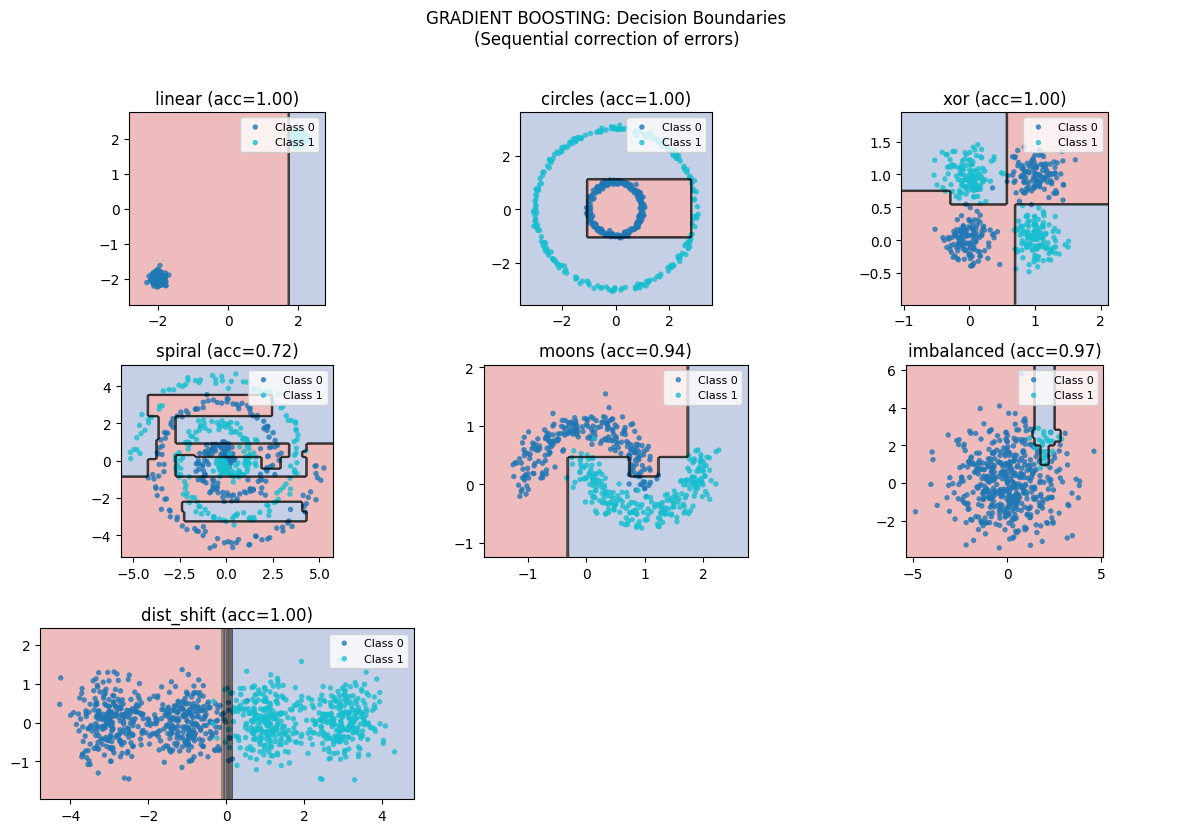

Python code for this plot:
"""
GRADIENT BOOSTING — Paradigm: COMMITTEE (Boosting Residuals)

===============================================================
WHAT IT IS (THE CORE IDEA)
===============================================================

Instead of averaging trees (Random Forest), train each tree to
CORRECT THE ERRORS of the previous ensemble.

F₀(x) = initial prediction
F₁(x) = F₀(x) + η × h₁(x)    where h₁ fits residuals of F₀
F₂(x) = F₁(x) + η × h₂(x)    where h₂ fits residuals of F₁
...

Each tree h_m targets what the current ensemble F_{m-1} gets WRONG.

===============================================================
THE KEY INSIGHT: GRADIENT DESCENT IN FUNCTION SPACE
===============================================================

For squared loss: residual = y - F(x) = -∂L/∂F

So fitting to residuals IS fitting to the negative gradient!

This is GRADIENT DESCENT, but instead of updating parameters,
we're adding FUNCTIONS to our model.

For other losses (logistic, etc.), we fit to the pseudo-residuals:
    r = -∂L/∂F(x)

===============================================================
LEARNING RATE (Shrinkage)
===============================================================

η (learning rate) controls how much each tree contributes:

F_m = F_{m-1} + η × h_m

- η = 1: full correction (can overfit quickly)
- η = 0.1: small steps (needs more trees, but generalizes better)

Lower η + more trees = better regularization (usually).

===============================================================
COMPARISON: RANDOM FOREST vs GRADIENT BOOSTING
===============================================================

RANDOM FOREST:
    - Trees are independent (parallel training)
    - Reduces VARIANCE through averaging
    - Robust to overfitting

GRADIENT BOOSTING:
    - Trees are sequential (each fixes previous errors)
    - Reduces BIAS through correction
    - Can overfit if not careful (needs early stopping / learning rate)

In practice: Gradient Boosting often achieves lower error,
but Random Forest is more robust and easier to tune.

===============================================================
INDUCTIVE BIAS
===============================================================

1. Additive model: F(x) = Σ trees
2. Sequential correction: each tree targets current errors
3. Learning rate trades off speed vs generalization

===============================================================
"""

import numpy as np
import matplotlib.pyplot as plt
import sys
sys.path.insert(0, '/Users/sid47/ML Algorithms')
from importlib import import_module
datasets_module = import_module('00_datasets')
tree_module = import_module('07_decision_tree')
get_all_datasets = datasets_module.get_all_datasets
get_2d_datasets = datasets_module.get_2d_datasets
plot_decision_boundary = datasets_module.plot_decision_boundary
accuracy = datasets_module.accuracy
DecisionTreeClassifier = tree_module.DecisionTreeClassifier


class GradientBoostingClassifier:
    """
    Gradient Boosting for binary classification.

    Uses log loss (cross-entropy) and fits trees to pseudo-residuals.
    """

    def __init__(self, n_estimators=100, learning_rate=0.1, max_depth=3,
                 min_samples_split=2, random_state=None):
        """
        Parameters:
        -----------
        n_estimators : Number of boosting stages (trees)
        learning_rate : Shrinkage parameter (η)
        max_depth : Max depth of each tree (usually small, 3-5)
        min_samples_split : Min samples to split node
        """
        self.n_estimators = n_estimators
        self.learning_rate = learning_rate
        self.max_depth = max_depth
        self.min_samples_split = min_samples_split
        self.random_state = random_state

        self.trees = []
        self.init_pred = None  # Initial prediction (log-odds)

    def _sigmoid(self, x):
        x = np.clip(x, -500, 500)
        return 1 / (1 + np.exp(-x))

    def _compute_pseudo_residuals(self, y, F):
        """
        PSEUDO-RESIDUALS for log loss.

        For log loss: L = -[y log(p) + (1-y) log(1-p)]
        where p = sigmoid(F)

        The pseudo-residual (negative gradient) is:
            r = -∂L/∂F = y - p

        This is what we want the next tree to fit!
        """
        p = self._sigmoid(F)
        return y - p  # Same form as logistic regression gradient!

    def fit(self, X, y):
        """
        Train gradient boosting model.

        1. Initialize with log-odds of class prevalence
        2. For each stage:
           a. Compute pseudo-residuals
           b. Fit tree to pseudo-residuals
           c. Update predictions: F += η × tree(X)
        """
        if self.random_state is not None:
            np.random.seed(self.random_state)

        n_samples = len(y)

        # Initialize with log-odds
        # If 70% class 1, init = log(0.7/0.3) ≈ 0.85
        p_init = np.mean(y)
        p_init = np.clip(p_init, 0.01, 0.99)
        self.init_pred = np.log(p_init / (1 - p_init))

        # Current predictions (log-odds)
        F = np.full(n_samples, self.init_pred)

        self.trees = []

        for m in range(self.n_estimators):
            # Compute pseudo-residuals
            residuals = self._compute_pseudo_residuals(y, F)

            # Fit tree to pseudo-residuals
            # Note: For proper GBM, we'd use a regression tree
            # Here we use our classification tree with a hack
            tree = DecisionTreeRegressor(
                max_depth=self.max_depth,
                min_samples_split=self.min_samples_split
            )
            tree.fit(X, residuals)
            self.trees.append(tree)

            # Update predictions
            update = tree.predict(X)
            F += self.learning_rate * update

        return self

    def predict_proba(self, X):
        """Predict probabilities."""
        F = np.full(X.shape[0], self.init_pred)

        for tree in self.trees:
            F += self.learning_rate * tree.predict(X)

        return self._sigmoid(F)

    def predict(self, X):
        """Predict class labels."""
        return (self.predict_proba(X) >= 0.5).astype(int)


class DecisionTreeRegressor:
    """Simple regression tree for gradient boosting."""

    def __init__(self, max_depth=3, min_samples_split=2):
        self.max_depth = max_depth
        self.min_samples_split = min_samples_split
        self.root = None

    def fit(self, X, y):
        self.root = self._build_tree(X, y, depth=0)
        return self

    def _mse(self, y):
        if len(y) == 0:
            return 0
        return np.var(y)

    def _best_split(self, X, y):
        best_gain = -np.inf
        best_feature = None
        best_threshold = None

        n_samples, n_features = X.shape
        parent_mse = self._mse(y)

        for feature in range(n_features):
            thresholds = np.unique(X[:, feature])

            for threshold in thresholds:
                left_mask = X[:, feature] < threshold
                right_mask = ~left_mask

                if np.sum(left_mask) < 1 or np.sum(right_mask) < 1:
                    continue

                left_mse = self._mse(y[left_mask])
                right_mse = self._mse(y[right_mask])

                n_left = np.sum(left_mask)
                n_right = np.sum(right_mask)
                child_mse = (n_left * left_mse + n_right * right_mse) / n_samples

                gain = parent_mse - child_mse

                if gain > best_gain:
                    best_gain = gain
                    best_feature = feature
                    best_threshold = threshold

        return best_feature, best_threshold

    def _build_tree(self, X, y, depth):
        n_samples = len(y)

        # Stopping criteria
        if (depth >= self.max_depth or
            n_samples < self.min_samples_split or
            len(np.unique(y)) == 1):
            return {'leaf': True, 'value': np.mean(y)}

        feature, threshold = self._best_split(X, y)

        if feature is None:
            return {'leaf': True, 'value': np.mean(y)}

        left_mask = X[:, feature] < threshold
        right_mask = ~left_mask

        return {
            'leaf': False,
            'feature': feature,
            'threshold': threshold,
            'left': self._build_tree(X[left_mask], y[left_mask], depth + 1),
            'right': self._build_tree(X[right_mask], y[right_mask], depth + 1)
        }

    def _predict_sample(self, x, node):
        if node['leaf']:
            return node['value']
        if x[node['feature']] < node['threshold']:
            return self._predict_sample(x, node['left'])
        return self._predict_sample(x, node['right'])

    def predict(self, X):
        return np.array([self._predict_sample(x, self.root) for x in X])


# ============================================================
# ABLATION EXPERIMENTS
# ============================================================

def ablation_experiments():
    print("\n" + "="*60)
    print("ABLATION EXPERIMENTS")
    print("="*60)

    np.random.seed(42)
    datasets = get_all_datasets()
    X_train, X_test, y_train, y_test = datasets['moons']

    # -------- Experiment 1: Number of Estimators --------
    print("\n1. EFFECT OF NUMBER OF TREES (n_estimators)")
    print("-" * 40)
    for n_trees in [1, 5, 10, 25, 50, 100]:
        gb = GradientBoostingClassifier(n_estimators=n_trees, learning_rate=0.1,
                                       max_depth=3, random_state=42)
        gb.fit(X_train, y_train)
        acc = accuracy(y_test, gb.predict(X_test))
        print(f"n_trees={n_trees:<4} accuracy={acc:.3f}")
    print("→ More trees = better fit (until overfitting)")

    # -------- Experiment 2: Learning Rate --------
    print("\n2. EFFECT OF LEARNING RATE (η)")
    print("-" * 40)
    for lr in [0.01, 0.05, 0.1, 0.3, 0.5, 1.0]:
        gb = GradientBoostingClassifier(n_estimators=50, learning_rate=lr,
                                       max_depth=3, random_state=42)
        gb.fit(X_train, y_train)
        acc = accuracy(y_test, gb.predict(X_test))
        print(f"lr={lr:<5} accuracy={acc:.3f}")
    print("→ Lower lr = slower learning, often better generalization")

    # -------- Experiment 3: Tree Depth --------
    print("\n3. EFFECT OF TREE DEPTH")
    print("-" * 40)
    for depth in [1, 2, 3, 5, 10]:
        gb = GradientBoostingClassifier(n_estimators=50, learning_rate=0.1,
                                       max_depth=depth, random_state=42)
        gb.fit(X_train, y_train)
        acc = accuracy(y_test, gb.predict(X_test))
        print(f"depth={depth:<3} accuracy={acc:.3f}")
    print("→ Depth 3-5 usually optimal. Deeper = more overfit.")

    # -------- Experiment 4: Learning Rate vs n_estimators Tradeoff --------
    print("\n4. LEARNING RATE vs N_TREES TRADEOFF")
    print("-" * 40)
    settings = [
        (0.5, 20), (0.1, 100), (0.05, 200), (0.01, 500)
    ]
    for lr, n_trees in settings:
        gb = GradientBoostingClassifier(n_estimators=n_trees, learning_rate=lr,
                                       max_depth=3, random_state=42)
        gb.fit(X_train, y_train)
        acc = accuracy(y_test, gb.predict(X_test))
        print(f"lr={lr:<5} n_trees={n_trees:<4} accuracy={acc:.3f}")
    print("→ Lower lr + more trees often wins (better regularization)")


def benchmark_on_datasets():
    print("\n" + "="*60)
    print("BENCHMARK: Gradient Boosting on Challenge Datasets")
    print("="*60)

    datasets = get_all_datasets()
    results = {}

    for name, (X_tr, X_te, y_tr, y_te) in datasets.items():
        if name in ['sequential']:
            continue
        if name == 'clustered':
            y_tr = (y_tr > 2).astype(int)
            y_te = (y_te > 2).astype(int)

        gb = GradientBoostingClassifier(n_estimators=100, learning_rate=0.1,
                                       max_depth=3, random_state=42)
        gb.fit(X_tr, y_tr)
        acc = accuracy(y_te, gb.predict(X_te))
        results[name] = acc
        print(f"{name:<15} accuracy: {acc:.3f}")

    return results


def visualize_decision_boundaries():
    datasets = get_2d_datasets()
    plot_datasets = {k: v for k, v in datasets.items() if k != 'clustered'}

    n = len(plot_datasets)
    cols = 3
    rows = (n + cols - 1) // cols

    fig, axes = plt.subplots(rows, cols, figsize=(12, 8))
    axes = axes.flatten()

    for i, (name, (X_tr, X_te, y_tr, y_te)) in enumerate(plot_datasets.items()):
        X = np.vstack([X_tr, X_te])
        y = np.concatenate([y_tr, y_te])

        gb = GradientBoostingClassifier(n_estimators=100, learning_rate=0.1,
                                       max_depth=3, random_state=42)
        gb.fit(X_tr, y_tr)
        acc = accuracy(y_te, gb.predict(X_te))

        plot_decision_boundary(gb.predict, X, y, ax=axes[i],
                              title=f'{name} (acc={acc:.2f})')

    for j in range(i + 1, len(axes)):
        axes[j].axis('off')

    plt.suptitle('GRADIENT BOOSTING: Decision Boundaries\n'
                 '(Sequential correction of errors)',
                 fontsize=12, y=1.02)
    plt.tight_layout()
    return fig


if __name__ == '__main__':
    print("="*60)
    print("GRADIENT BOOSTING — Gradient Descent in Function Space")
    print("="*60)

    print("""
WHAT THIS MODEL IS:
    Train trees SEQUENTIALLY, each correcting errors of the previous.
    F_m = F_{m-1} + η × h_m(x)

THE KEY INSIGHT:
    Fitting to residuals = gradient descent in FUNCTION space!
    -∂Loss/∂F(x) = y - p (for log loss)

RANDOM FOREST vs GRADIENT BOOSTING:
    RF: Parallel trees, reduces VARIANCE
    GB: Sequential trees, reduces BIAS

HYPERPARAMETERS:
    - n_estimators: more = better fit (watch for overfit)
    - learning_rate: lower = slower but better regularization
    - max_depth: usually 3-5 (weak learners)
    """)

    ablation_experiments()
    results = benchmark_on_datasets()

    fig = visualize_decision_boundaries()
    save_path = '/Users/sid47/ML Algorithms/10_gradient_boosting.png'
    fig.savefig(save_path, dpi=100, bbox_inches='tight')
    print(f"\nSaved to: {save_path}")
    plt.close(fig)

    print("\n" + "="*60)
    print("SUMMARY")
    print("="*60)
    print("""
1. Each tree targets RESIDUALS of the current ensemble
2. This is gradient descent in FUNCTION space
3. Learning rate trades off speed vs generalization
4. Shallow trees (weak learners) work best
5. Often achieves lower error than RF, but more prone to overfit
    """)
